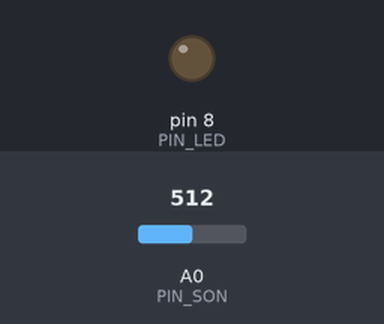
Bench run of a sketch on a simulated Arduino Uno, built with avr-gcc and run on an emulated ATmega328P. On the bench: output pins drawn as LEDs (lit = HIGH). The test bench sets the inputs (shaded band); at power-on: A0 (PIN_SON) = 512. What the sketch prints to the serial monitor is not drawn.

Above: at 1.2 s.
1.3 s: A0 (PIN_SON) set to 716
Timing chart, 0 to 4.3 s (numbered marks = the images above; inputs shaded):
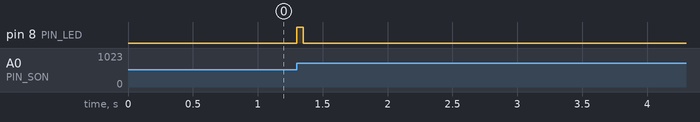

Measured:
- after the input at 1.3 s, pin 8 (PIN_LED): LOW → HIGH at once, → LOW 0.05 s later

The sketch:

son_seuil.ino
```cpp
const byte PIN_SON = A0;
const byte PIN_LED = 8;
const unsigned int FENETRE = 50;
const int SEUIL = 150;
int mesureAmplitude() {
  unsigned long debut = millis();
  int mini = 1023;
  int maxi = 0;
  while (millis() - debut < FENETRE) {
    int valeur = analogRead(PIN_SON);
    mini = min(mini, valeur);
    maxi = max(maxi, valeur);
  }
  return maxi - mini;
}

void setup() {
  pinMode(PIN_LED, OUTPUT);
  Serial.begin(9600);
}

void loop() {
  int amplitude = mesureAmplitude();
  Serial.println(amplitude);
  if (amplitude > SEUIL) {
    digitalWrite(PIN_LED, HIGH);
  } else {
    digitalWrite(PIN_LED, LOW);
  }
}
```
